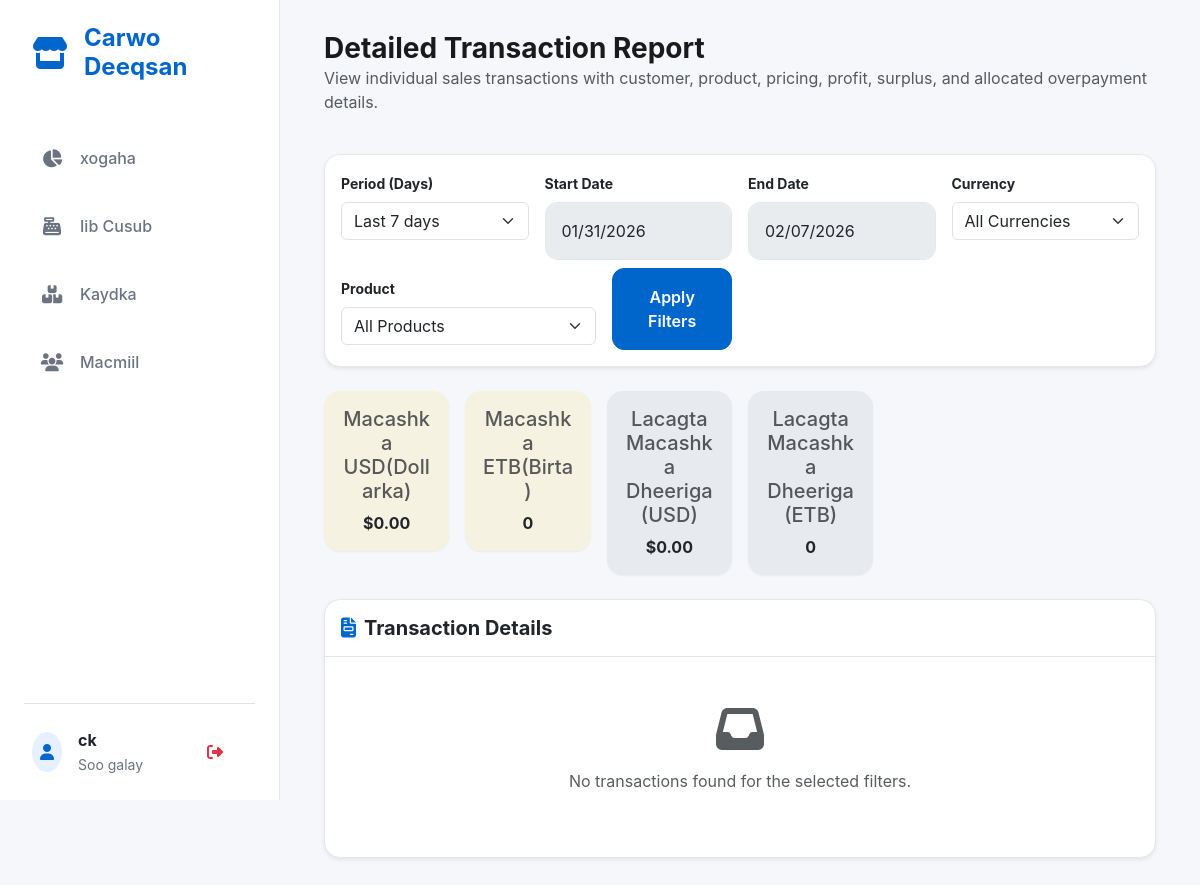
The app's page /detailed-transaction-report/ (signed in), older data.
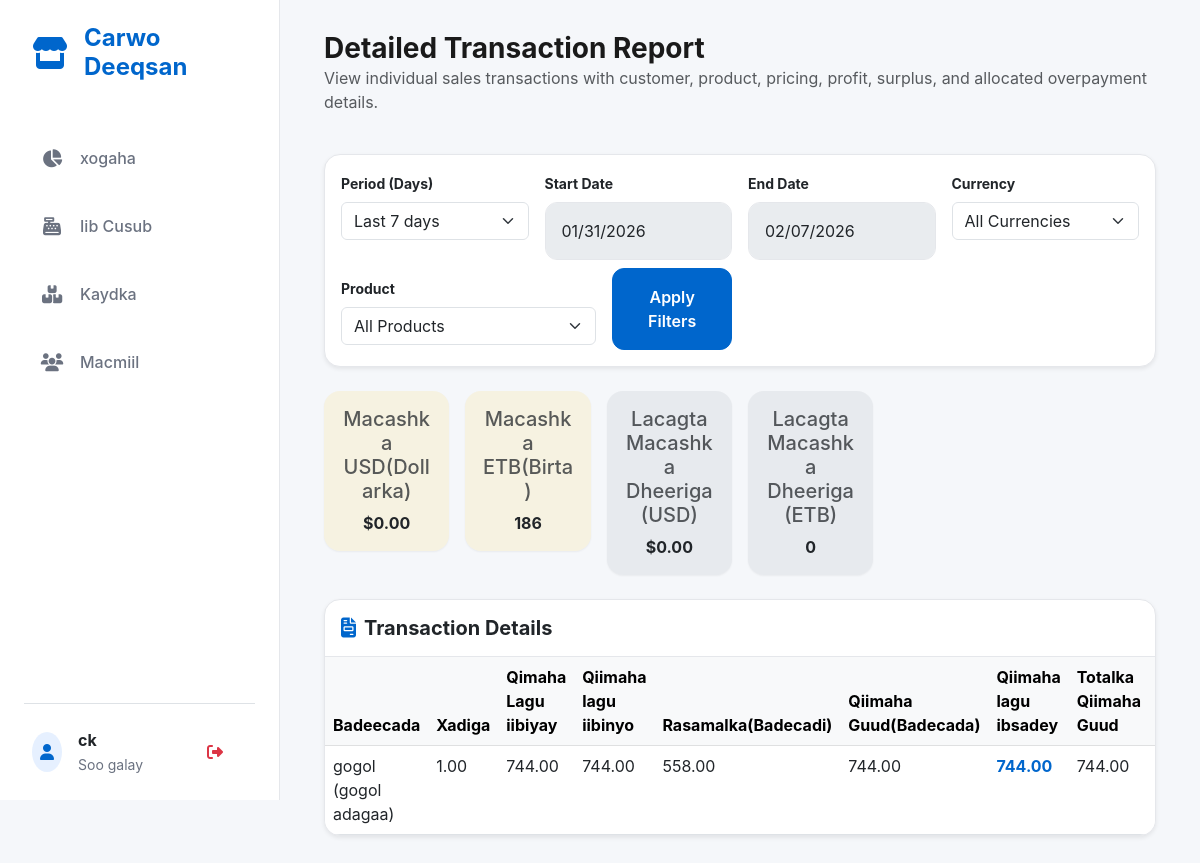
The same page, newer data.
### core/models.py (models this page shows, shortened)
class Product(models.Model):
    name = models.CharField(max_length=200)
    brand = models.CharField(max_length=100)
    category = models.ForeignKey(Category, on_delete=models.CASCADE)
    purchase_price = models.DecimalField(
        max_digits=10,
        decimal_places=2,
        verbose_name="Purchase Price (USD)"
    )
    selling_price = models.DecimalField(
        max_digits=10,
        decimal_places=2,
        verbose_name="Selling Price (USD)"
    )
    UNIT_CHOICES = [
        ('UNIT', 'Unit'),
        ('METER', 'Meter'),
    ]
    selling_unit = models.CharField(max_length=10, choices=UNIT_CHOICES, default='UNIT')
    current_stock = models.DecimalField(max_digits=10, decimal_places=2, default=0.00)
    low_stock_threshold = models.DecimalField(max_digits=10, decimal_places=2, default=5.00)
    minimum_sale_length = models.DecimalField(
        max_digits=5,
        decimal_places=2,
        null=True,
        blank=True,
        help_text="Applies only to METER products"
    )
    date_added = models.DateTimeField(auto_now_add=True)
    date_updated = models.DateTimeField(auto_now=True)
    is_active = models.BooleanField(default=True)
    class Meta:
        verbose_name = "Product"
        verbose_name_plural = "Products"

class SaleItemETB(models.Model):
    sale = models.ForeignKey(SaleETB, on_delete=models.CASCADE, related_name='items')
    product = models.ForeignKey(Product, on_delete=models.CASCADE)
    quantity = models.DecimalField(max_digits=20, decimal_places=2, help_text="Quantity bought")
    unit_price = models.DecimalField(max_digits=20, decimal_places=2, help_text="Unit price in ETB")
    total_price = models.DecimalField(max_digits=20, decimal_places=2, help_text="Total price in ETB")
    class Meta:
        verbose_name = "ETB Sale Item"
        verbose_name_plural = "ETB Sale Items"

class SaleETB(models.Model):
    transaction_id = models.UUIDField(default=uuid.uuid4, unique=True, editable=False)
    customer = models.ForeignKey(Customer, on_delete=models.SET_NULL, null=True, blank=True, help_text="Optional - allows anonymous sales")
    user = models.ForeignKey(User, on_delete=models.SET_NULL, null=True, blank=True, related_name='etb_sales', help_text="Optional - admin user who created the sale")
    total_amount = models.DecimalField(max_digits=20, decimal_places=2, default=0.00, help_text="Total amount in ETB")
    amount_paid = models.DecimalField(max_digits=20, decimal_places=2, default=0.00, help_text="Amount paid in ETB")
    debt_amount = models.DecimalField(max_digits=20, decimal_places=2, default=0.00, help_text="Debt amount in ETB")
    exchange_rate_at_sale = models.DecimalField(
        max_digits=10,
        decimal_places=2,
        default=185.00,
        validators=[MinValueValidator(Decimal('0.01'))],
        help_text="USD to ETB exchange rate at time of sale"
    )
    pno = models.CharField(max_length=50, null=True, blank=True, verbose_name="Sale PNO")
    date_created = models.DateTimeField(auto_now_add=True)
    is_completed = models.BooleanField(default=True)
    class Meta:
        verbose_name = "ETB Sale"
        verbose_name_plural = "ETB Sales"

### core/views.py (the view, shortened to what this page needs)
# urls.py: path('detailed-transaction-report/', views.detailed_transaction_report, name='detailed_transaction_report'),
@login_required
def detailed_transaction_report(request):
    days = int(request.GET.get('days', 7))  # Default to last 7 days
    start_date_str = request.GET.get('start_date')
    end_date_str = request.GET.get('end_date')
    product_filter = request.GET.get('product', '') # Optional product filter
    currency_filter = request.GET.get('currency', '') # Optional currency filter ('USD', 'SOS', 'ETB', or 'All')
    end_date = timezone.now().date()
    start_date = end_date - timedelta(days=days)
    if start_date_str and end_date_str:
        try:
            start_date = datetime.strptime(start_date_str, "%Y-%m-%d").date()
            end_date = datetime.strptime(end_date_str, "%Y-%m-%d").date()
        except ValueError:
            pass # Or set a default date range
    currency_settings = CurrencySettings.objects.first()
    current_usd_to_etb_rate = currency_settings.usd_to_etb_rate if currency_settings else Decimal('100.00')
    current_usd_to_sos_rate = currency_settings.usd_to_sos_rate if currency_settings else Decimal('8000.00')
    base_filters = {
        'date_created__date__gte': start_date,
        'date_created__date__lte': end_date,
    }
    usd_sales = SaleUSD.objects.filter(**base_filters).select_related(
        'customer'
    ).prefetch_related('items__product').order_by('-date_created')
    if product_filter:
        usd_sales = usd_sales.filter(items__product_id=product_filter)
    if currency_filter and currency_filter != 'ALL':
        if currency_filter != 'USD':
             usd_sales = usd_sales.none()
    sos_sales = SaleSOS.objects.filter(**base_filters).select_related(
        'customer'
    ).prefetch_related('items__product').order_by('-date_created')
    if product_filter:
         sos_sales = sos_sales.filter(items__product_id=product_filter)
    if currency_filter and currency_filter != 'ALL':
         if currency_filter != 'SOS':
             sos_sales = sos_sales.none()
    etb_sales = SaleETB.objects.filter(**base_filters).select_related(
        'customer'
    ).prefetch_related('items__product').order_by('-date_created')
    if product_filter:
         etb_sales = etb_sales.filter(items__product_id=product_filter)
    if currency_filter and currency_filter != 'ALL':
         if currency_filter != 'ETB':
             etb_sales = etb_sales.none()
    transaction_data = []
    for sale in etb_sales:
        items = list(sale.items.all())
        overpayment = max(Decimal('0.00'), sale.amount_paid - sale.total_amount)
        total_items_value = sale.total_amount
        for item in items:
            rate_at_sale = item.sale.exchange_rate_at_sale if item.sale.exchange_rate_at_sale else current_usd_to_etb_rate
            purchase_price_in_etb_at_sale = item.product.purchase_price * rate_at_sale
            profit_per_unit_etb = item.unit_price - purchase_price_in_etb_at_sale
            profit = profit_per_unit_etb * item.quantity
            minimum_selling_price_in_etb_at_sale = item.product.selling_price * rate_at_sale
            surplus_per_unit_etb = item.unit_price - minimum_selling_price_in_etb_at_sale
            surplus = surplus_per_unit_etb * item.quantity if surplus_per_unit_etb > 0 else Decimal('0.00')
            item_overpayment = Decimal('0.00')
            if total_items_value > 0:
                 item_overpayment = (item.total_price / total_items_value) * overpayment
            final_profit = profit + item_overpayment
            item_profit_without_overpayment = profit
            transaction_data.append({
                'customer_name': sale.customer.name if sale.customer else "Walk-in Customer",
                'customer_phone': sale.customer.phone if sale.customer else "",
                'product_name': item.product.name,
                'product_brand': item.product.brand,
                'quantity': item.quantity,
                'unit_price_sold': item.unit_price, # Price at time of sale (Actual Selling Price in ETB)
                'unit_purchase_price': purchase_price_in_etb_at_sale, # Convert purchase price to ETB using rate at sale time
                'unit_minimum_selling_price': minimum_selling_price_in_etb_at_sale, # Convert minimum price to ETB using rate at sale time
                'total_sale_amount': item.total_price, # unit_price_sold * quantity
                'profit': final_profit, # Includes item profit + allocated overpayment
                'item_profit_without_overpayment': item_profit_without_overpayment, # Add this new key
                'surplus': surplus,
                'allocated_overpayment': item_overpayment,
                'currency': 'ETB',
                'sale_date': sale.date_created,
                'transaction_id': sale.transaction_id,
                'sale_amount_paid': sale.amount_paid,
                'sale_total_amount': sale.total_amount,
            })
    transaction_data.sort(key=lambda x: x['sale_date'], reverse=True)
    total_quantity = sum(item['quantity'] for item in transaction_data)
    total_sale_amount_usd = Decimal('0.00')
    total_sale_amount_sos = Decimal('0.00')
    total_sale_amount_etb = Decimal('0.00')
    total_profit_usd = Decimal('0.00')
    total_profit_sos = Decimal('0.00')
    total_profit_etb = Decimal('0.00')
    total_surplus_usd = Decimal('0.00')
    total_surplus_sos = Decimal('0.00')
    total_surplus_etb = Decimal('0.00')
    total_allocated_overpayment_usd = Decimal('0.00')
    total_allocated_overpayment_sos = Decimal('0.00')
    total_allocated_overpayment_etb = Decimal('0.00')
    for item in transaction_data:
        if item['currency'] == 'USD':
            total_sale_amount_usd += item['total_sale_amount']
            total_profit_usd += item['profit']
            total_surplus_usd += item['surplus']
            total_allocated_overpayment_usd += item['allocated_overpayment']
        elif item['currency'] == 'SOS':
            total_sale_amount_sos += item['total_sale_amount']
            total_profit_sos += item['profit']
            total_surplus_sos += item['surplus']
            total_allocated_overpayment_sos += item['allocated_overpayment']
        elif item['currency'] == 'ETB':
            total_sale_amount_etb += item['total_sale_amount']
            total_profit_etb += item['profit']
            total_surplus_etb += item['surplus']
            total_allocated_overpayment_etb += item['allocated_overpayment']
    products = Product.objects.filter(is_active=True).order_by('name')
    context = {
        'transaction_data': transaction_data,
        'total_quantity': total_quantity,
        'total_sale_amount_usd': total_sale_amount_usd,
        'total_sale_amount_sos': total_sale_amount_sos,
        'total_sale_amount_etb': total_sale_amount_etb,
        'total_profit_usd': total_profit_usd,
        'total_profit_sos': total_profit_sos,
        'total_profit_etb': total_profit_etb,
        'total_surplus_usd': total_surplus_usd,
        'total_surplus_sos': total_surplus_sos,
        'total_surplus_etb': total_surplus_etb,
        'total_allocated_overpayment_usd': total_allocated_overpayment_usd,
        'total_allocated_overpayment_sos': total_allocated_overpayment_sos,
        'total_allocated_overpayment_etb': total_allocated_overpayment_etb,
        'days': days,
        'start_date': start_date.strftime('%Y-%m-%d'),
        'end_date': end_date.strftime('%Y-%m-%d'),
        'product_filter': product_filter,
        'currency_filter': currency_filter,
        'products': products,
    }
    return render(request, 'core/detailed_transaction_report.html', context)

### core/permissions_policy.py (called while the page is built)
    def process_response(self, request, response):
        existing = response.get('Permissions-Policy')
        policy = "camera=(self)"
        if existing:
            if 'camera=' not in existing:
                response['Permissions-Policy'] = f"{existing}, {policy}"
        else:
            response['Permissions-Policy'] = policy
        return response

### core/templates/core/detailed_transaction_report.html (shortened to what the changed rows need)
{% extends 'core/base.html' %}
{% load static %}
{% block content %}
<div class="container-fluid">
    <div class="row mb-4">
        <div class="col-12">
            <h1 class="h3 mb-0 fw-bold">Detailed Transaction Report</h1>
        </div>
    </div>
    <div class="row g-3 mb-4">
        <div class="col-md-2">
            <div class="card border-0 bg-warning bg-opacity-10">
                <div class="card-body text-center">
                    <h5 class="card-title text-muted">Macashka ETB(Birta)</h5>
                    <p class="card-text fw-bold">{{ total_profit_etb|floatformat:0 }}</p>
                </div>
            </div>
        </div>
    </div>
    <div class="card shadow-sm">
        <div class="card-body p-0">
            {% if transaction_data %}
            <div class="table-responsive desktop-table">
                <table class="table table-hover mb-0">
                    <thead class="table-light">
                        <tr>
                            <th scope="col">Badeecada</th>
                            <th scope="col">Xadiga</th>
                            <th scope="col">Qimaha Lagu iibiyay</th>
                            <th scope="col">Qiimaha lagu iibinyo</th>
                            <th scope="col">Rasamalka(Badecadi)</th>
                            <th scope="col">Qiimaha Guud(Badecada)</th>
                            <th scope="col">Qiimaha lagu ibsadey</th>
                            <th scope="col">Totalka Qiimaha Guud</th>
                            <th scope="col">Final Profit</th>
                        </tr>
                    </thead>
                    <tbody>
                        {% for item in transaction_data %}
                        <tr>
                            <td>{{ item.product_name }} ({{ item.product_brand }})</td>
                            <td>{{ item.quantity|floatformat:2 }}</td>
                            <td>{{ item.unit_price_sold|floatformat:2 }}</td>
                            <td>{{ item.unit_minimum_selling_price|floatformat:2 }}</td>
                            <td>{{ item.unit_purchase_price|floatformat:2 }}</td>
                            <td>{{ item.total_sale_amount|floatformat:2 }}</td>
                            <td class="text-primary fw-bold">{{ item.sale_amount_paid|floatformat:2 }}</td>
                            <td>{{ item.sale_total_amount|floatformat:2 }}</td>
                            <td class="{% if item.profit >= 0 %}text-success fw-bold{% else %}text-danger{% endif %}">{{ item.profit|floatformat:2 }}</td>
                        </tr>
                        {% endfor %}
                    </tbody>
                </table>
            </div>
            {% else %}
            <div class="p-5 text-center text-muted">
                <i class="fas fa-inbox fa-3x mb-3"></i>
                <p>No transactions found for the selected filters.</p>
            </div>
            {% endif %}
        </div>
    </div>
</div>
{% endblock %}

Row changes from the older to the newer data that the page shows:
added Product: product_name "gogol", product_brand "gogol adagaa"
added SaleItemETB: quantity "1.00", unit_price_sold "744.00", total_sale_amount "744.00"
added SaleETB: sale_amount_paid "744.00", sale_total_amount "744.00"
Text that changed along with them:
{{ total_profit_etb|floatformat:0 }}: "0" → "186"
text no longer shown: "No transactions found for the selected filters."
text now shown: "Badeecada Xadiga Qimaha Lagu iibiyay Qiimaha lagu iibinyo Rasamalka(Badecadi) Qiimaha Guud(Badecada) Qiimaha lagu ibsadey Totalka Qiimaha Guud"
new list line: "( ) 744.00 558.00"
